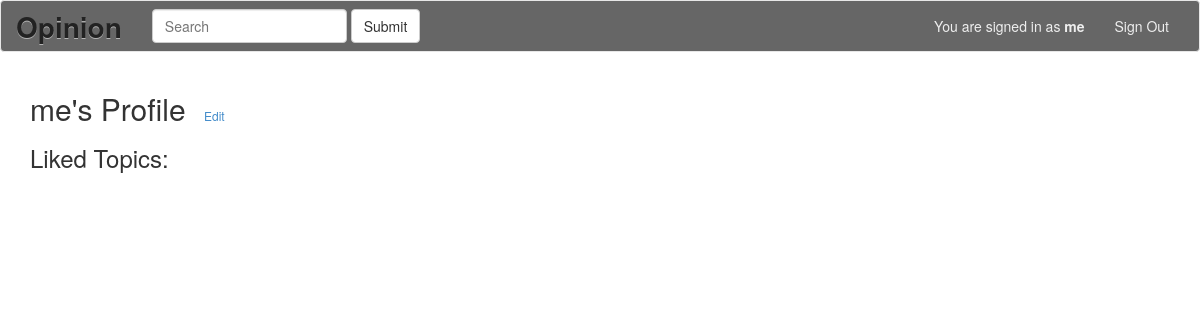
/profile/ (signed in), run on an earlier commit of the app's database.
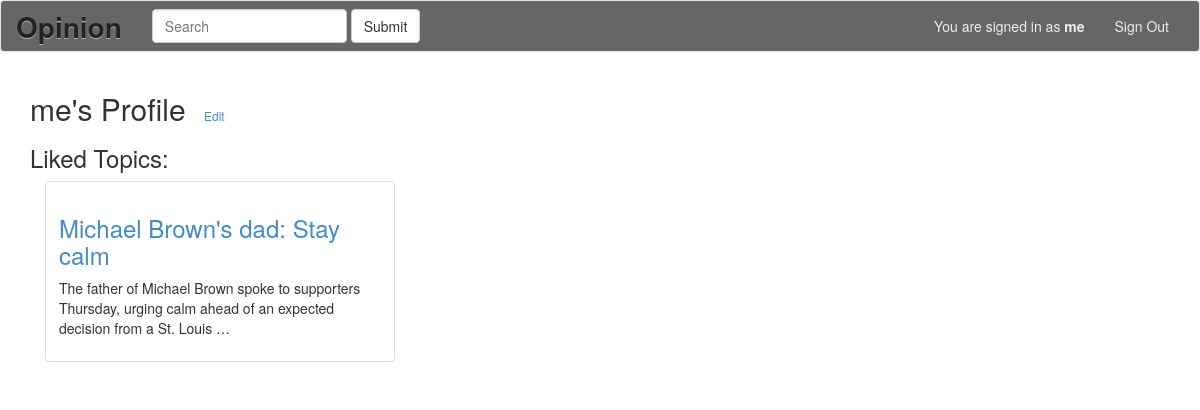
And on a later commit of the database.
### appopinion/models.py (models this page shows)
class Topic(models.Model):
    title = models.CharField(max_length=255)
    date = models.DateTimeField('date published')
    content = models.TextField()
    url = models.CharField(max_length=255)
    source = models.CharField(max_length=255)
    likecount = models.BigIntegerField(default=0)

### appopinion/views.py (the view)
# urls.py: url(r'^profile/$', views.profile, name='profile'),
@login_required(login_url='/signin/')
def profile(request):
    usr = request.user
    profile = Profile.objects.get(user=usr)
    context = {
                'user':usr,
                'profile':profile,
                'liked_topics':profile.likes.all,
              }
    return render(request, 'appopinion/profile.html', context)

### appopinion/template/appopinion/profile.html (shortened to what this page needs)
{% extends 'appopinion/base.html' %}
{% block content%}
<div class="container">
    <h2 class="form-signin-heading">{{ user.username }}'s Profile <a class='btn-sm' href='edit/'>Edit</a></h2>
    <h3>Liked Topics:</h3>
   {% for topic in liked_topics %}
  	<div class="col-sm-6 col-md-4">
        <div class="thumbnail">
          <div class="caption">
            <a href="../topic_id={{topic.id }}">
                <h3>{{ topic.title |truncatewords:10}}</h3>
            </a>
            <p> {{ topic.content|truncatewords:20 }}</p>
          </div>
        </div>
  	</div>
    {% endfor %}
</div>
{% endblock %}

What changed in the data, as far as the page shows it:
now on this page (row edited): Topic: title "Michael Brown's dad: Stay calm", content "The father of Michael Brown spoke to supporters Thursday, urging calm ahead of an expected decision from a St. Louis …"
